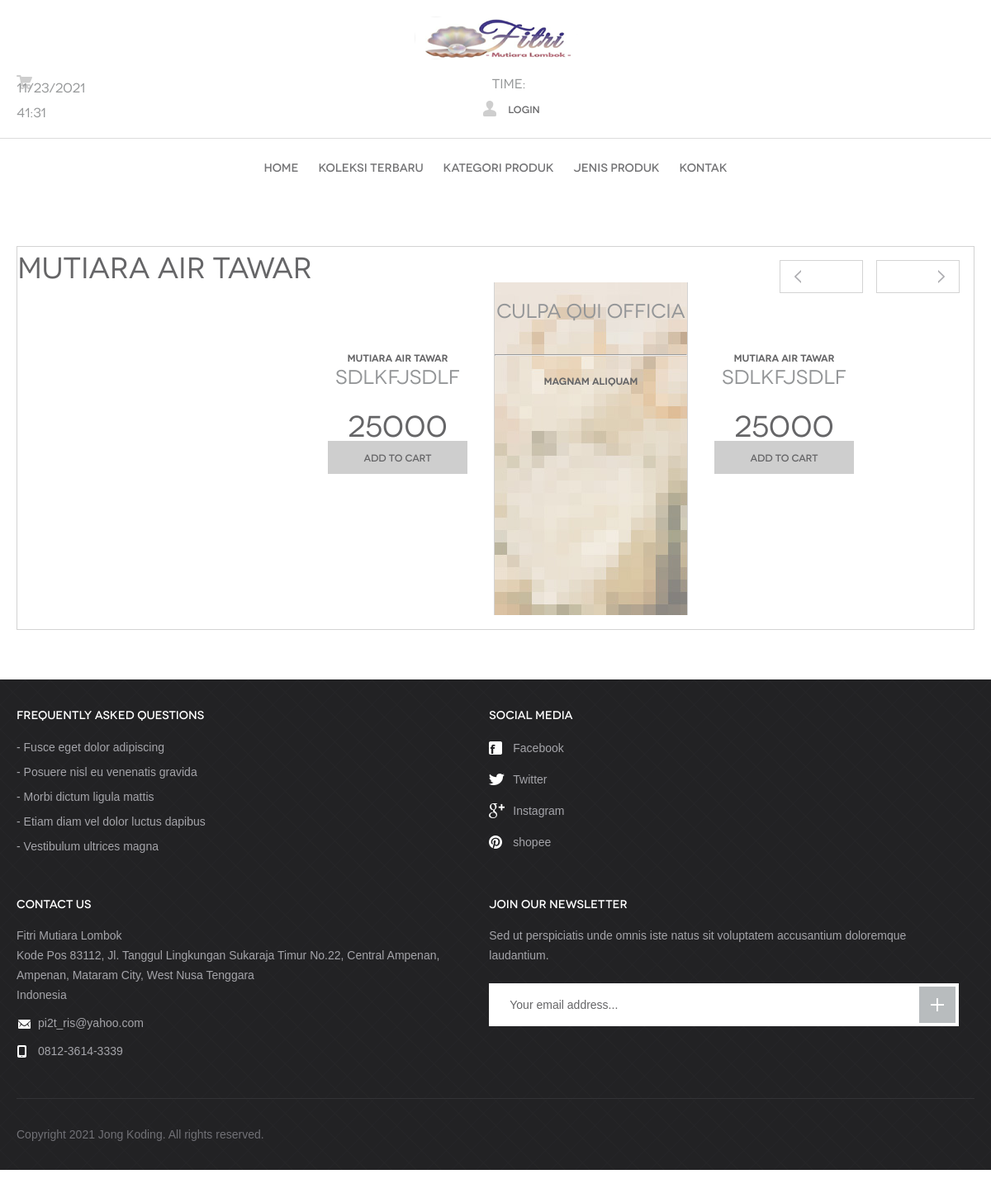
/02mutiaraairtawar.php, run on the app's committed database.
### tables this page shows
CREATE TABLE `produk` (
  `id_produk` int(10) NOT NULL,
  `id_categori` varchar(10) NOT NULL,
  `id_jenisproduk` varchar(25) NOT NULL,
  `harga` int(10) NOT NULL,
  `deskripsi` varchar(50) NOT NULL,
  `poto` varchar(100) DEFAULT NULL
);

CREATE TABLE `categori` (
  `id_categori` varchar(10) NOT NULL,
  `nm_categori` varchar(20) NOT NULL
);

### 02mutiaraairtawar.php (the view, shortened to what this page needs)
<?php
require "config.php";
$sql = "SELECT produk.*,categori.nm_categori from produk,
categori WHERE produk.id_categori=categori.id_categori and categori.nm_categori like '%tawar%'
		";
$query = mysqli_query($conn, $sql);
?>
<!DOCTYPE html>
 <html lang="en">
<head>
	<link rel="stylesheet" media="all" href="css/style.css">
</head>
<body>
	<header id="header">
		<div class="container">
			<a href="index.html" id="logo" title="Mutiara Lombok">Mutiara Lombok</a>
			<div class="right-links">
				<ul>
					<p>Time: <span id="tanggalwaktu"></span></p>
				</ul>
				<ul>
					<li><a href="login.php"><span class="ico-account"></span>Login</a></li>
				</ul>
			</div>
		</div>
	</header>
	<nav id="menu">
		<div class="container">
			<ul>
				<li><a href="index.php">Home</a></li>
				<li><a href="products.html">Koleksi Terbaru</a></li>
				<li><a href="products.html">Kategori Produk</a></li>
				<li><a href="products.html">Jenis Produk</a></li>
				<li><a href="contact.html">Kontak</a></li>
			</ul>
		</div>
	</nav>
	<div id="body">
		<div class="container">
			<div class="last-products">
				<h1>Mutiara Air Tawar</h>
				<section class="products">
				<?php
while($isi = mysqli_fetch_object($query)){
        ?>
        <article>
			<h3><?=$isi->nm_categori;?></h3>
			<h4><?=$isi->deskripsi?></h4>
			<h5><?=$isi->harga?></h5>
			<a href="cart.html" class="btn-add">Add to cart</a>
			</article>
        <?php } ?>
				<article style="background-image: url(images/4.jpg)">
					<a href="#" class="table">
						<div class="cell">
							<div class="text">
								<h4>culpa qui officia</h4>
								<hr>
								<h3>magnam aliquam</h3>
							</div>
						</div>
					</a>
				</article>
			</section>
		</div>
	</div>
	<footer id="footer">
		<div class="container">
			<div class="cols">
				<div class="col">
					<h3>Frequently Asked Questions</h3>
					<ul>
						<li><a href="#">Fusce eget dolor adipiscing </a></li>
						<li><a href="#">Posuere nisl eu venenatis gravida</a></li>
						<li><a href="#">Morbi dictum ligula mattis</a></li>
						<li><a href="#">Etiam diam vel dolor luctus dapibus</a></li>
						<li><a href="#">Vestibulum ultrices magna </a></li>
					</ul>
				</div>
				<div class="col media">
					<h3>Social media</h3>
					<ul class="social">
						<li><a href="https://web.facebook.com/FitrimutiaraLombokk/?_rdc=1&_rdr"><span class="ico ico-fb"></span>Facebook</a></li>
						<li><a href="#"><span class="ico ico-tw"></span>Twitter</a></li>
						<li><a href="#"><span class="ico ico-gp"></span>Instagram</a></li>
						<li><a href="#"><span class="ico ico-pi"></span>shopee</a></li>
					</ul>
				</div>
				<div class="col contact">
					<h3>Contact us</h3>
					<p>Fitri Mutiara Lombok<br>Kode Pos 83112, Jl. Tanggul Lingkungan Sukaraja Timur No.22, Central Ampenan, Ampenan, Mataram City, West Nusa Tenggara<br>Indonesia</p>
					<p><span class="ico ico-em"></span><a href="#">pi2t_ris@yahoo.com</a></p>
					<p><span class="ico ico-ph"></span>0812-3614-3339</p>
				</div>
				<div class="col newsletter">
					<h3>Join our newsletter</h3>
					<p>Sed ut perspiciatis unde omnis iste natus sit voluptatem accusantium doloremque laudantium.</p>
					<form action="#">
						<input type="text" placeholder="Your email address...">
						<button type="submit"></button>
					</form>
				</div>
			</div>
			<p class="copy">Copyright 2021 Jong Koding. All rights reserved.</p>
		</div>
	</footer>
</body>
</html>

### data on the page
produk: id_categori.nm_categori "Mutiara Air Tawar", deskripsi "sdlkfjsdlf", harga "25000"
